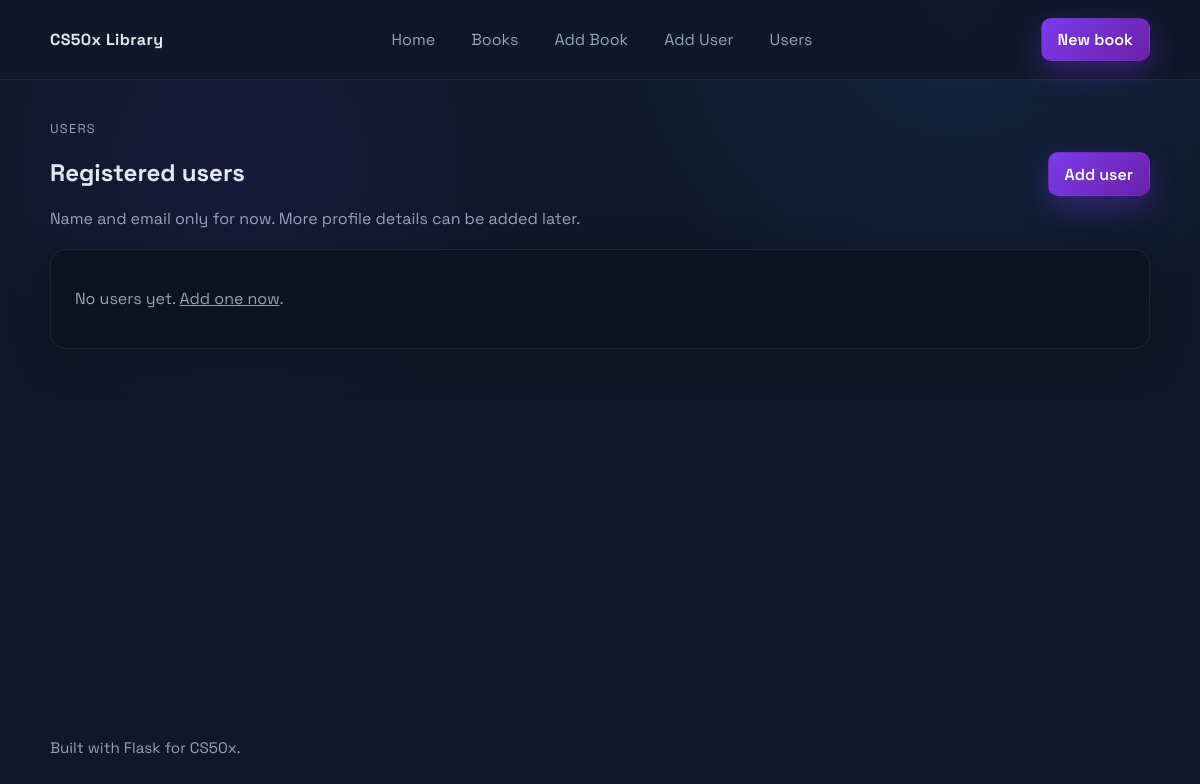
/users, run on an earlier commit of the app's database.
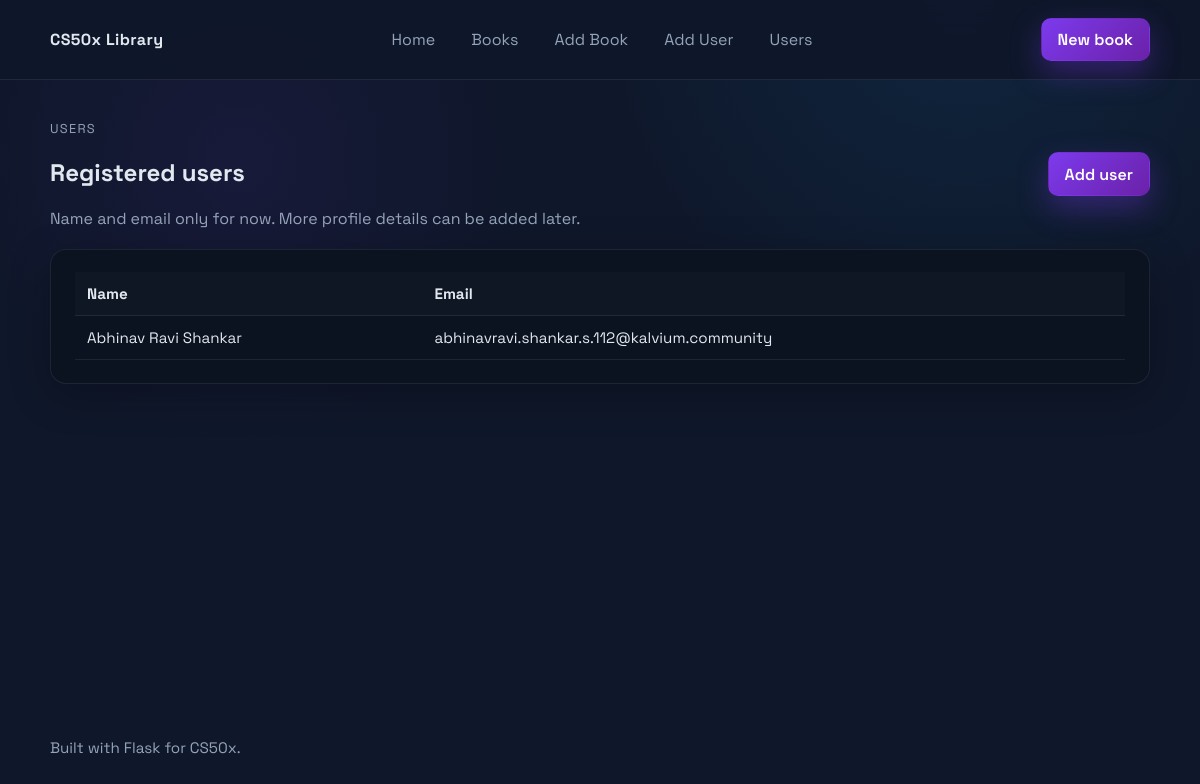
And on a later commit of the database.
### tables this page shows
CREATE TABLE users (
    id INTEGER PRIMARY KEY AUTOINCREMENT,
    name TEXT NOT NULL,
    email TEXT NOT NULL UNIQUE
);

### app.py (the view)
@app.route("/users")
def list_users():
    with get_db_connection() as conn:
        users = conn.execute(
            "SELECT id, name, email FROM users ORDER BY name COLLATE NOCASE ASC"
        ).fetchall()
    return render_template("users.html", users=users)

### app.py (called while the page is built)
def get_db_connection():
    conn = sqlite3.connect(DB_PATH)
    conn.row_factory = sqlite3.Row
    return conn

### templates/users.html
{% extends "layout.html" %}
{% block content %}
<section class="page-heading">
    <div>
        <p class="eyebrow">Users</p>
        <h1>Registered users</h1>
        <p class="lede">Name and email only for now. More profile details can be added later.</p>
    </div>
    <a class="btn btn-primary" href="{{ url_for('add_user') }}">Add user</a>
</section>
<section class="card">
    {% if users %}
    <div class="table-wrap">
        <table class="data-table">
            <thead>
                <tr>
                    <th>Name</th>
                    <th>Email</th>
                </tr>
            </thead>
            <tbody>
                {% for user in users %}
                <tr>
                    <td>{{ user.name }}</td>
                    <td>{{ user.email }}</td>
                </tr>
                {% endfor %}
            </tbody>
        </table>
    </div>
    {% else %}
    <p class="muted">No users yet. <a href="{{ url_for('add_user') }}">Add one now</a>.</p>
    {% endif %}
</section>
{% endblock %}

### templates/layout.html (shortened to what this page needs)
<!doctype html>
<html lang="en">
<head>
    <link rel="stylesheet" href="{{ url_for('static', filename='styles.css') }}">
</head>
<body class="page">
    <header class="site-header">
        <div class="shell nav">
            <a class="brand" href="{{ url_for('index') }}">CS50x Library</a>
            <nav class="nav-links">
                <a href="{{ url_for('index') }}">Home</a>
                <a href="{{ url_for('list_books') }}">Books</a>
                <a href="{{ url_for('add_book') }}">Add Book</a>
                <a href="{{ url_for('add_user') }}">Add User</a>
                <a href="{{ url_for('list_users') }}">Users</a>
            </nav>
            <a class="btn btn-primary" href="{{ url_for('add_book') }}">New book</a>
        </div>
    </header>
    <main class="content shell">
        {% block content %}{% endblock %}
    </main>
    <footer class="site-footer">
        <div class="shell">
            <p>Built with Flask for CS50x.</p>
        </div>
    </footer>
</body>
</html>

### static/styles.css (style rules this page uses)
:root { --bg: #0f172a; --card: #0b1220; --panel: rgba(255, 255, 255, 0.04); --text: #e2e8f0; --muted: #94a3b8; --accent: #7c3aed; --accent-strong: #6b21a8; --border: rgba(255, 255, 255, 0.08); }
* { box-sizing: border-box; }
body { margin: 0; font-family: "Space Grotesk", "Segoe UI", sans-serif; background: radial-gradient(circle at 20% 20%, rgba(124, 58, 237, 0.08), transparent 25%), radial-gradient(circle at 80% 0%, rgba(14, 165, 233, 0.1), transparent 30%), var(--bg); color: var(--text); min-height: 100vh; }
a { color: inherit; }
.page { display: flex; flex-direction: column; min-height: 100vh; }
.shell { width: min(1100px, 92vw); margin: 0 auto; }
.site-header { position: sticky; top: 0; z-index: 10; background: rgba(15, 23, 42, 0.9); backdrop-filter: blur(12px); border-bottom: 1px solid var(--border); }
.nav { display: flex; align-items: center; justify-content: space-between; gap: 1rem; padding: 1.1rem 0; }
.brand { font-weight: 700; letter-spacing: 0.4px; text-decoration: none; color: var(--text); }
.nav-links { display: flex; gap: 0.75rem; flex: 1; justify-content: center; flex-wrap: wrap; }
.nav-links a { padding: 0.45rem 0.75rem; border-radius: 8px; text-decoration: none; color: var(--muted); transition: color 0.2s ease, background 0.2s ease; }
.content { flex: 1; padding: 2.5rem 0 3rem; }
.card { background: var(--card); border: 1px solid var(--border); border-radius: 16px; padding: 1.4rem 1.5rem; box-shadow: 0 10px 40px rgba(0, 0, 0, 0.25); }
.page-heading { display: flex; align-items: center; justify-content: space-between; gap: 1rem; flex-wrap: wrap; margin-bottom: 1.25rem; }
.eyebrow { text-transform: uppercase; font-size: 0.8rem; letter-spacing: 0.1em; color: var(--muted); margin: 0; }
.lede { color: var(--muted); margin: 0.35rem 0 0; }
.btn { display: inline-flex; align-items: center; justify-content: center; gap: 0.35rem; padding: 0.65rem 1rem; border-radius: 10px; border: 1px solid transparent; text-decoration: none; font-weight: 600; cursor: pointer; transition: transform 0.15s ease, box-shadow 0.15s ease, background 0.15s ease; }
.btn-primary { background: linear-gradient(135deg, var(--accent), var(--accent-strong)); color: #fff; box-shadow: 0 12px 30px rgba(124, 58, 237, 0.35); }
.table-wrap { overflow-x: auto; }
.data-table { width: 100%; border-collapse: collapse; font-size: 0.95rem; }
.data-table th, .data-table td { padding: 0.75rem; border-bottom: 1px solid var(--border); text-align: left; }
.data-table th { background: rgba(255, 255, 255, 0.02); font-weight: 700; }
.site-footer { padding: 1.25rem 0 1.75rem; color: var(--muted); font-size: 0.95rem; }

What changed in the data, as far as the page shows it:
added users: name "Abhinav Ravi Shankar", email "abhinavravi.shankar.s.112@kalvium.community"
Also different on the page:
text no longer shown: "No users yet. Add one now ."
text now shown: "Name Email"
